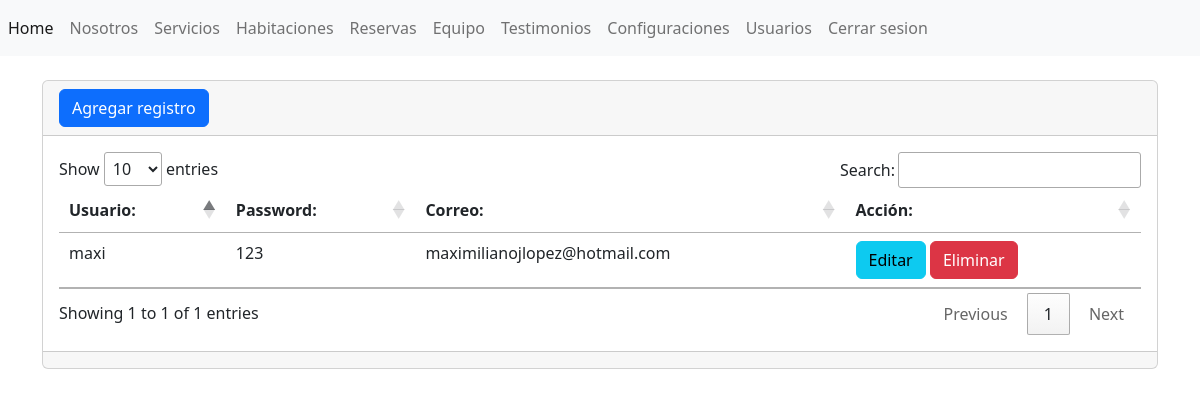
/admin/secciones/usuarios/index.php (signed in), run on the app's committed database.
### tables this page shows
CREATE TABLE IF NOT EXISTS tbl_usuarios (
  id INT AUTO_INCREMENT PRIMARY KEY,
  usuario VARCHAR(255) NOT NULL,
  password VARCHAR(255) NOT NULL,
  correo VARCHAR(255) NOT NULL
);

### admin/secciones/usuarios/index.php (the view, shortened to what this page needs)
<?php include("../../bd.php");
    $sentencia= $conexion->prepare("SELECT * FROM `tbl_usuarios`");
    $sentencia->execute();
    $lista_usuarios=$sentencia->fetchAll(PDO::FETCH_ASSOC);
include("../../templates/header.php");?>
<div class="card">
        <div class="card-header">
        <a name="" id="" class="btn btn-primary" href="crear.php" role="button">Agregar registro</a>
        </div>
        <div class="card-body">
        <div class="table-responsive">
        <table class="table table">
            <thead>
                <tr>
                    <th scope="col">Usuario:</th>
                    <th scope="col">Password:</th>
                    <th scope="col">Correo:</th>
                    <th scope="col">Acción:</th>
                </tr>
            </thead>
            <tbody>
            <?php foreach($lista_usuarios as $registros){?>
                <tr class="">
                    <td><?php echo $registros['usuario'];?></td>
                    <td><?php echo $registros['password'];?></td>
                    <td><?php echo $registros['correo'];?></td>
                    <td>
                        <a name="" id="" class="btn btn-info" href="editar.php?txtid=<?php echo $registros['id']; ?> " role="button" role="button">Editar</a>
                        <a name="" id="" class="btn btn-danger" href="index.php?txtid=<?php echo $registros['id']; ?> " role="button">Eliminar</a>
                </td>
                </tr>
                <?php } ?>
            </tbody>
        </table>
    </div>
        </div>
        <div class="card-footer text-muted">
        </div>
       </div>
<?php include("../../templates/footer.php"); ?>

### data on the page
tbl_usuarios: usuario "maxi", password "123", correo "maximilianojlopez@hotmail.com"
